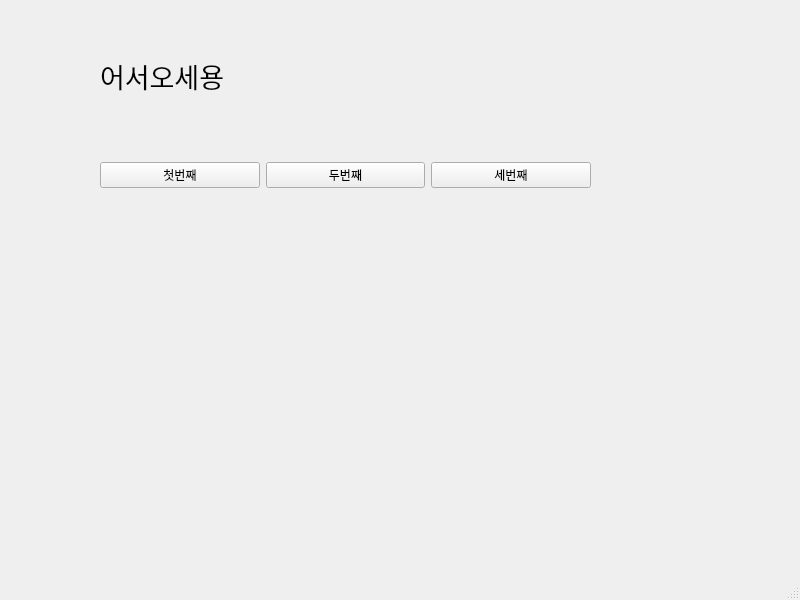
<?xml version="1.0" encoding="UTF-8"?>
<ui version="4.0">
 <class>MainWindow</class>
 <widget class="QMainWindow" name="MainWindow">
  <property name="geometry">
   <rect>
    <x>0</x>
    <y>0</y>
    <width>800</width>
    <height>600</height>
   </rect>
  </property>
  <property name="windowTitle">
   <string>MainWindow</string>
  </property>
  <widget class="QWidget" name="centralwidget">
   <widget class="QWidget" name="horizontalLayoutWidget">
    <property name="geometry">
     <rect>
      <x>100</x>
      <y>130</y>
      <width>491</width>
      <height>91</height>
     </rect>
    </property>
    <layout class="QHBoxLayout" name="horizontalLayout">
     <item>
      <widget class="QPushButton" name="pushButton">
       <property name="text">
        <string>첫번째</string>
       </property>
      </widget>
     </item>
     <item>
      <widget class="QPushButton" name="pushButton_2">
       <property name="text">
        <string>두번째</string>
       </property>
      </widget>
     </item>
     <item>
      <widget class="QPushButton" name="pushButton_3">
       <property name="text">
        <string>세번째</string>
       </property>
      </widget>
     </item>
    </layout>
   </widget>
   <widget class="QLabel" name="label">
    <property name="geometry">
     <rect>
      <x>100</x>
      <y>40</y>
      <width>491</width>
      <height>71</height>
     </rect>
    </property>
    <property name="font">
     <font>
      <family>굴림체</family>
      <pointsize>20</pointsize>
     </font>
    </property>
    <property name="text">
     <string>어서오세용</string>
    </property>
   </widget>
  </widget>
  <widget class="QMenuBar" name="menubar">
   <property name="geometry">
    <rect>
     <x>0</x>
     <y>0</y>
     <width>800</width>
     <height>22</height>
    </rect>
   </property>
  </widget>
  <widget class="QStatusBar" name="statusbar"/>
 </widget>
 <resources/>
 <connections>
  <connection>
   <sender>pushButton</sender>
   <signal>clicked()</signal>
   <receiver>MainWindow</receiver>
   <slot>firstClick()</slot>
   <hints>
    <hint type="sourcelabel">
     <x>170</x>
     <y>198</y>
    </hint>
    <hint type="destinationlabel">
     <x>170</x>
     <y>235</y>
    </hint>
   </hints>
  </connection>
  <connection>
   <sender>pushButton_2</sender>
   <signal>clicked()</signal>
   <receiver>MainWindow</receiver>
   <slot>secondClick()</slot>
   <hints>
    <hint type="sourcelabel">
     <x>354</x>
     <y>200</y>
    </hint>
    <hint type="destinationlabel">
     <x>360</x>
     <y>241</y>
    </hint>
   </hints>
  </connection>
  <connection>
   <sender>pushButton_3</sender>
   <signal>clicked()</signal>
   <receiver>MainWindow</receiver>
   <slot>thirdClick()</slot>
   <hints>
    <hint type="sourcelabel">
     <x>482</x>
     <y>198</y>
    </hint>
    <hint type="destinationlabel">
     <x>529</x>
     <y>242</y>
    </hint>
   </hints>
  </connection>
 </connections>
 <slots>
  <slot>firstClick()</slot>
  <slot>secondClick()</slot>
  <slot>thirdClick()</slot>
 </slots>
</ui>
